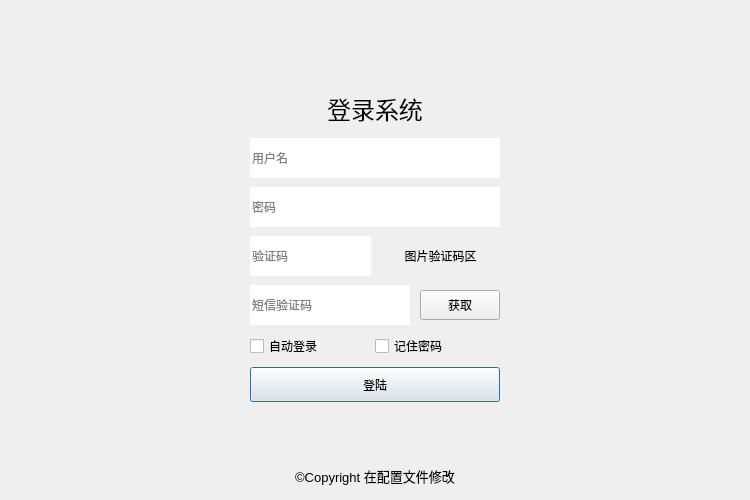
<?xml version="1.0" encoding="UTF-8"?>
<ui version="4.0">
 <class>Dialog</class>
 <widget class="QDialog" name="Dialog">
  <property name="geometry">
   <rect>
    <x>0</x>
    <y>0</y>
    <width>750</width>
    <height>500</height>
   </rect>
  </property>
  <property name="windowTitle">
   <string>登录系统</string>
  </property>
  <property name="windowIcon">
   <iconset resource="../resource/resource.qrc">
    <normaloff>:/resource/images/logo.png</normaloff>:/resource/images/logo.png</iconset>
  </property>
  <property name="styleSheet">
   <string notr="true"/>
  </property>
  <layout class="QHBoxLayout" name="horizontalLayout">
   <property name="spacing">
    <number>0</number>
   </property>
   <property name="leftMargin">
    <number>0</number>
   </property>
   <property name="topMargin">
    <number>0</number>
   </property>
   <property name="rightMargin">
    <number>0</number>
   </property>
   <property name="bottomMargin">
    <number>0</number>
   </property>
   <item>
    <widget class="QFrame" name="frame">
     <property name="styleSheet">
      <string notr="true"/>
     </property>
     <property name="frameShape">
      <enum>QFrame::NoFrame</enum>
     </property>
     <property name="frameShadow">
      <enum>QFrame::Raised</enum>
     </property>
     <widget class="QFrame" name="form">
      <property name="geometry">
       <rect>
        <x>230</x>
        <y>70</y>
        <width>290</width>
        <height>361</height>
       </rect>
      </property>
      <property name="frameShape">
       <enum>QFrame::NoFrame</enum>
      </property>
      <property name="frameShadow">
       <enum>QFrame::Raised</enum>
      </property>
      <layout class="QHBoxLayout" name="horizontalLayout_8">
       <property name="leftMargin">
        <number>20</number>
       </property>
       <property name="topMargin">
        <number>10</number>
       </property>
       <property name="rightMargin">
        <number>20</number>
       </property>
       <property name="bottomMargin">
        <number>20</number>
       </property>
       <item>
        <layout class="QVBoxLayout" name="verticalLayout_2" stretch="1,1,1,1,1,1,1">
         <property name="spacing">
          <number>0</number>
         </property>
         <item>
          <widget class="QLabel" name="label_2">
           <property name="maximumSize">
            <size>
             <width>9999</width>
             <height>40</height>
            </size>
           </property>
           <property name="font">
            <font>
             <family>黑体</family>
             <pointsize>18</pointsize>
             <weight>50</weight>
             <bold>false</bold>
            </font>
           </property>
           <property name="text">
            <string>登录系统</string>
           </property>
           <property name="alignment">
            <set>Qt::AlignCenter</set>
           </property>
          </widget>
         </item>
         <item>
          <layout class="QHBoxLayout" name="horizontalLayout_9" stretch="0">
           <property name="spacing">
            <number>0</number>
           </property>
           <item>
            <widget class="LineEdit" name="username">
             <property name="minimumSize">
              <size>
               <width>90</width>
               <height>40</height>
              </size>
             </property>
             <property name="font">
              <font>
               <family>Microsoft YaHei</family>
              </font>
             </property>
             <property name="tabletTracking">
              <bool>false</bool>
             </property>
             <property name="frame">
              <bool>false</bool>
             </property>
             <property name="placeholderText">
              <string>用户名</string>
             </property>
             <property name="clearButtonEnabled">
              <bool>true</bool>
             </property>
            </widget>
           </item>
          </layout>
         </item>
         <item>
          <layout class="QHBoxLayout" name="horizontalLayout_10" stretch="0">
           <property name="spacing">
            <number>0</number>
           </property>
           <item>
            <widget class="LineEdit" name="password">
             <property name="sizePolicy">
              <sizepolicy hsizetype="Expanding" vsizetype="Fixed">
               <horstretch>0</horstretch>
               <verstretch>0</verstretch>
              </sizepolicy>
             </property>
             <property name="minimumSize">
              <size>
               <width>90</width>
               <height>40</height>
              </size>
             </property>
             <property name="baseSize">
              <size>
               <width>0</width>
               <height>0</height>
              </size>
             </property>
             <property name="font">
              <font>
               <family>Microsoft YaHei</family>
              </font>
             </property>
             <property name="frame">
              <bool>false</bool>
             </property>
             <property name="echoMode">
              <enum>QLineEdit::Password</enum>
             </property>
             <property name="placeholderText">
              <string>密码</string>
             </property>
             <property name="clearButtonEnabled">
              <bool>true</bool>
             </property>
            </widget>
           </item>
          </layout>
         </item>
         <item>
          <layout class="QHBoxLayout" name="horizontalLayout_11">
           <property name="spacing">
            <number>10</number>
           </property>
           <property name="sizeConstraint">
            <enum>QLayout::SetNoConstraint</enum>
           </property>
           <property name="rightMargin">
            <number>0</number>
           </property>
           <item>
            <widget class="LineEdit" name="graphic">
             <property name="sizePolicy">
              <sizepolicy hsizetype="Expanding" vsizetype="Fixed">
               <horstretch>0</horstretch>
               <verstretch>0</verstretch>
              </sizepolicy>
             </property>
             <property name="minimumSize">
              <size>
               <width>90</width>
               <height>40</height>
              </size>
             </property>
             <property name="font">
              <font>
               <family>Microsoft YaHei</family>
              </font>
             </property>
             <property name="frame">
              <bool>false</bool>
             </property>
             <property name="placeholderText">
              <string>验证码</string>
             </property>
             <property name="clearButtonEnabled">
              <bool>true</bool>
             </property>
            </widget>
           </item>
           <item>
            <widget class="ClickableLabel" name="image">
             <property name="sizePolicy">
              <sizepolicy hsizetype="Minimum" vsizetype="Fixed">
               <horstretch>0</horstretch>
               <verstretch>0</verstretch>
              </sizepolicy>
             </property>
             <property name="minimumSize">
              <size>
               <width>119</width>
               <height>40</height>
              </size>
             </property>
             <property name="maximumSize">
              <size>
               <width>80</width>
               <height>40</height>
              </size>
             </property>
             <property name="font">
              <font>
               <family>Microsoft YaHei</family>
              </font>
             </property>
             <property name="text">
              <string>图片验证码区</string>
             </property>
             <property name="alignment">
              <set>Qt::AlignCenter</set>
             </property>
            </widget>
           </item>
          </layout>
         </item>
         <item>
          <layout class="QHBoxLayout" name="horizontalLayout_12">
           <property name="spacing">
            <number>10</number>
           </property>
           <property name="rightMargin">
            <number>0</number>
           </property>
           <item>
            <widget class="LineEdit" name="code">
             <property name="minimumSize">
              <size>
               <width>50</width>
               <height>40</height>
              </size>
             </property>
             <property name="maximumSize">
              <size>
               <width>200</width>
               <height>16777215</height>
              </size>
             </property>
             <property name="font">
              <font>
               <family>Microsoft YaHei</family>
              </font>
             </property>
             <property name="frame">
              <bool>false</bool>
             </property>
             <property name="placeholderText">
              <string>短信验证码</string>
             </property>
             <property name="clearButtonEnabled">
              <bool>true</bool>
             </property>
            </widget>
           </item>
           <item>
            <widget class="PushButton" name="getCode">
             <property name="sizePolicy">
              <sizepolicy hsizetype="Preferred" vsizetype="Fixed">
               <horstretch>0</horstretch>
               <verstretch>0</verstretch>
              </sizepolicy>
             </property>
             <property name="minimumSize">
              <size>
               <width>80</width>
               <height>30</height>
              </size>
             </property>
             <property name="font">
              <font>
               <family>Microsoft YaHei</family>
              </font>
             </property>
             <property name="focusPolicy">
              <enum>Qt::TabFocus</enum>
             </property>
             <property name="text">
              <string>获取</string>
             </property>
             <property name="autoDefault">
              <bool>false</bool>
             </property>
            </widget>
           </item>
          </layout>
         </item>
         <item>
          <layout class="QHBoxLayout" name="horizontalLayout_13">
           <property name="topMargin">
            <number>0</number>
           </property>
           <property name="rightMargin">
            <number>0</number>
           </property>
           <property name="bottomMargin">
            <number>0</number>
           </property>
           <item>
            <widget class="CheckBox" name="session">
             <property name="font">
              <font>
               <family>Microsoft YaHei</family>
               <pointsize>9</pointsize>
              </font>
             </property>
             <property name="text">
              <string>自动登录</string>
             </property>
            </widget>
           </item>
           <item>
            <widget class="CheckBox" name="remember">
             <property name="font">
              <font>
               <family>Microsoft YaHei</family>
               <pointsize>9</pointsize>
              </font>
             </property>
             <property name="text">
              <string>记住密码</string>
             </property>
            </widget>
           </item>
          </layout>
         </item>
         <item>
          <widget class="PrimaryPushButton" name="login">
           <property name="sizePolicy">
            <sizepolicy hsizetype="Preferred" vsizetype="Fixed">
             <horstretch>0</horstretch>
             <verstretch>0</verstretch>
            </sizepolicy>
           </property>
           <property name="minimumSize">
            <size>
             <width>0</width>
             <height>35</height>
            </size>
           </property>
           <property name="font">
            <font>
             <family>Microsoft YaHei</family>
            </font>
           </property>
           <property name="text">
            <string>登陆</string>
           </property>
           <property name="default">
            <bool>true</bool>
           </property>
          </widget>
         </item>
        </layout>
       </item>
      </layout>
     </widget>
     <widget class="QLabel" name="copyright">
      <property name="geometry">
       <rect>
        <x>265</x>
        <y>460</y>
        <width>220</width>
        <height>31</height>
       </rect>
      </property>
      <property name="font">
       <font>
        <family>Arial</family>
        <pointsize>10</pointsize>
       </font>
      </property>
      <property name="text">
       <string>©Copyright 在配置文件修改</string>
      </property>
      <property name="alignment">
       <set>Qt::AlignCenter</set>
      </property>
     </widget>
    </widget>
   </item>
  </layout>
 </widget>
 <customwidgets>
  <customwidget>
   <class>CheckBox</class>
   <extends>QCheckBox</extends>
   <header>components/my_fluent_widgets.h</header>
  </customwidget>
  <customwidget>
   <class>LineEdit</class>
   <extends>QLineEdit</extends>
   <header>qfluentwidgets</header>
  </customwidget>
  <customwidget>
   <class>ClickableLabel</class>
   <extends>QLabel</extends>
   <header>components/label_widget.h</header>
  </customwidget>
  <customwidget>
   <class>PushButton</class>
   <extends>QPushButton</extends>
   <header>components/my_fluent_widgets</header>
  </customwidget>
  <customwidget>
   <class>PrimaryPushButton</class>
   <extends>QPushButton</extends>
   <header>components/my_fluent_widgets</header>
  </customwidget>
 </customwidgets>
 <resources>
  <include location="../resource/resource.qrc"/>
 </resources>
 <connections/>
</ui>
